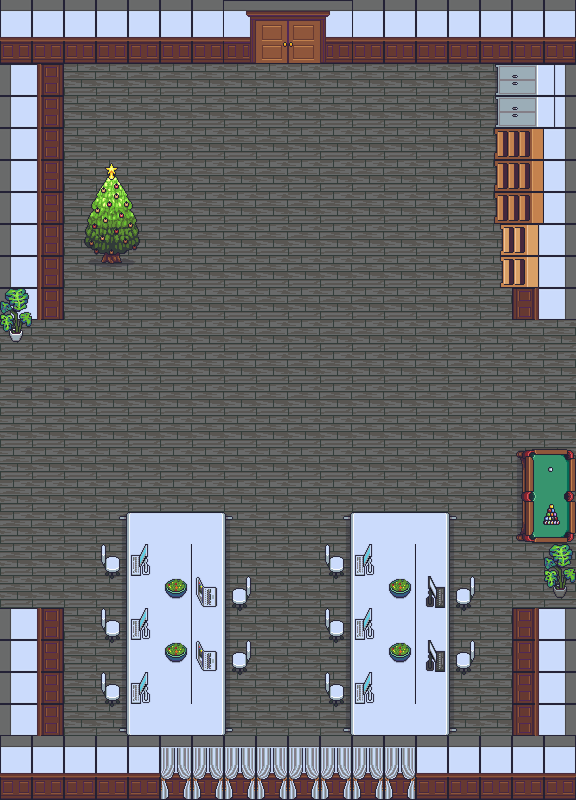

Rendered tile map (Tiled .tmx) drawn with the repository's tilesets; below, a short description and the map source with its tile grids summarised:
An orthogonal 18x25 tile map with 32x32 px tiles, 6 tile layers (Floor, Wall, ItemsPutOnTheFloor, ItemsPutOnTheDesk, ...), 3 tilesets.

<map version="1.10" tiledversion="1.11.2" orientation="orthogonal" renderorder="right-down" width="18" height="25" tilewidth="32" tileheight="32" infinite="0" nextlayerid="7" nextobjectid="1">
 <tileset firstgid="1" source="Icon.tsx" />
 <tileset firstgid="120" source="ImageIcon2.tsx" />
 <tileset firstgid="352" source="ImageIcon3.tsx" />
 <layer id="1" name="Floor" width="18" height="25">
  <data>[450 cells, 450 non-empty, 1 distinct tile ids]</data>
 </layer>
 <layer id="2" name="Wall" width="18" height="25">
  <data>[450 cells, 120 non-empty, 10 distinct tile ids]</data>
 </layer>
 <layer id="3" name="ItemsPutOnTheFloor" width="18" height="25">
  <data>[450 cells, 103 non-empty, 28 distinct tile ids]</data>
 </layer>
 <layer id="4" name="ItemsPutOnTheDesk" width="18" height="25">
  <data>[450 cells, 14 non-empty, 4 distinct tile ids]</data>
 </layer>
 <layer id="5" name="Chair" width="18" height="25">
  <data>[450 cells, 20 non-empty, 4 distinct tile ids]</data>
 </layer>
 <layer id="6" name="ItemPutOnWall" width="18" height="25">
  <data>[450 cells, 24 non-empty, 10 distinct tile ids]</data>
 </layer>
</map>
